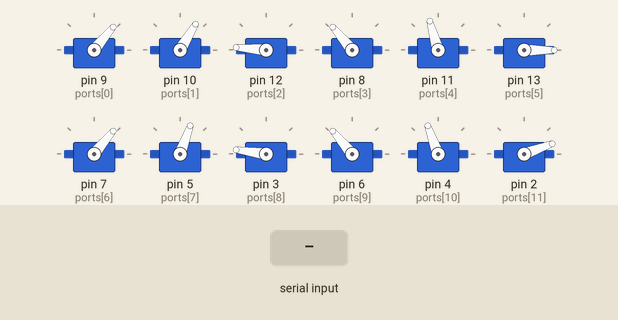
This sketch was run on a simulated Arduino Uno, built with avr-gcc and run on an emulated ATmega328P. On the bench: 12 × servo. The test bench sets the inputs (shaded band). What the sketch prints to the serial monitor is not drawn.

Above: at 1.7 s.
1.8 s: "go\n" received over Serial
At 3.7 s:
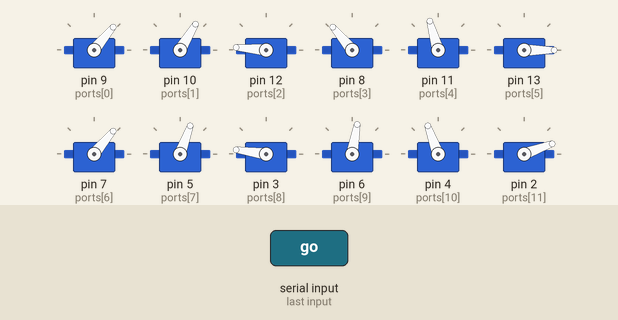
7.8 s: "sp\n" received over Serial
10.8 s: "su\n" received over Serial
At 11.4 s:
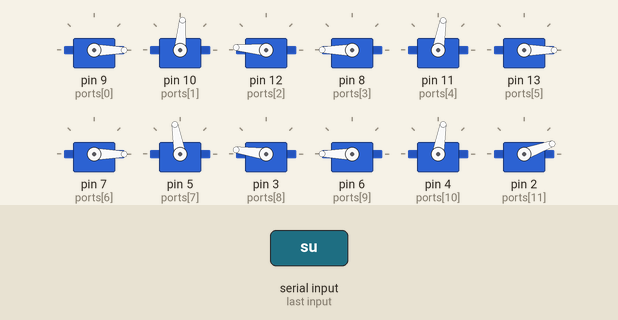
13.8 s: "ruka\n" received over Serial
At 16.1 s:
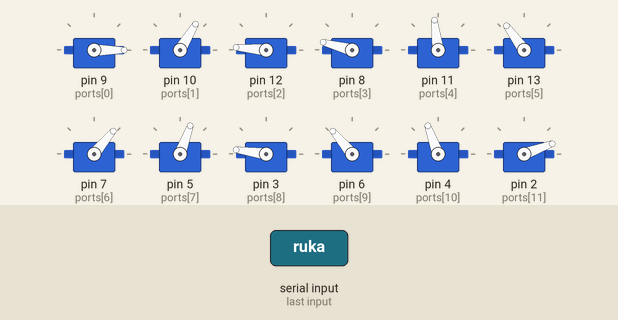
16.8 s: "su\n" received over Serial
At 17.2 s:
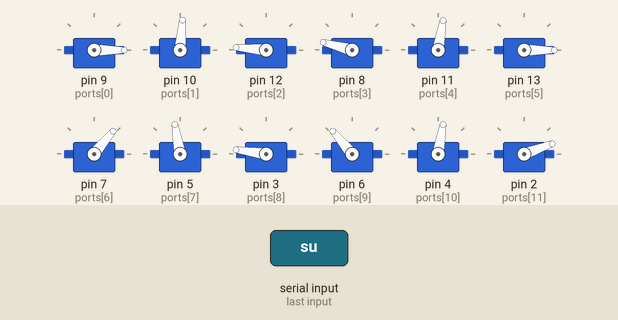
Timing chart, 0 to 20.8 s (numbered marks = the images above; inputs shaded):
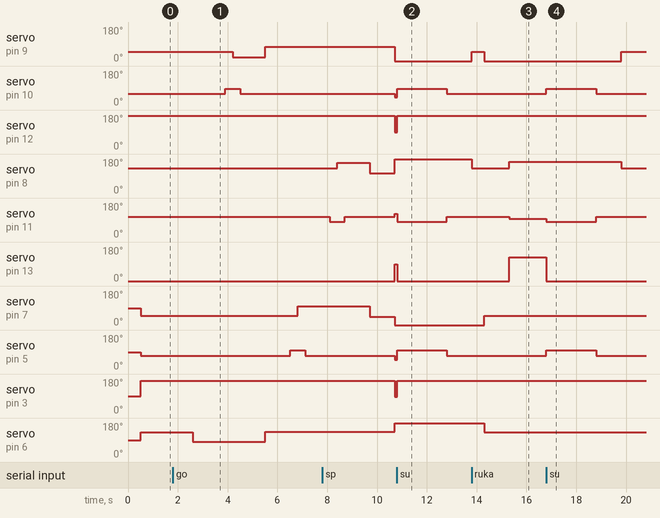

The sketch:

arkadiy_core.ino
```cpp
#include "servo_wrap.h"
#include "spider.h"

#define SERVO_COUNT 12

ServoWrap servos[SERVO_COUNT];
int ports[SERVO_COUNT] = { 9, 10, 12, 8, 11, 13, 7, 5, 3, 6, 4, 2 };
Spider spider;

String message;

void setup()
{
    Serial.begin(9600);
    servos[0].attach(ports[0], 0, 100);
    servos[1].attach(ports[1], 0, 85);
    servos[2].attach(ports[2], 175, 0);

    servos[3].attach(ports[3], 180, 80);
    servos[4].attach(ports[4], 165, 80);
    servos[5].attach(ports[5], 0, 180);

    servos[6].attach(ports[6], 0, 100);
    servos[7].attach(ports[7], 0, 100);
    servos[8].attach(ports[8], 172, 0);

    servos[9].attach(ports[9], 180, 80);
    servos[10].attach(ports[10], 180, 80);
    servos[11].attach(ports[11], 20, 180);

    spider.attachServos(servos);

    spider.defaultPosition();
}


void loop()
{
    while (Serial.available()) {
        char incomingChar = Serial.read();
        if (incomingChar == '\n') {
            if (message == "sp") {
                Serial.print("Start position");
                spider.startPosition();
            } else if (message == "su") {
                Serial.print("Stand up");
                spider.standUp();
            } else if (message == "ruka") {
                Serial.print("Hi bro :)");
                spider.upLeg();
            } else if (message == "go") {
                Serial.print("GO GO GO!!!");
                spider.defaultPosition();
                spider.safeTimeStepForward();
            } else if (message == "def") {
                Serial.print("Default position");
                spider.defaultPosition();
            }

            message = "";
        } else {
            message += incomingChar;
        }
    }
}
```

servo_wrap.cpp
```cpp
#include "servo_wrap.h"

void ServoWrap::attach(uint8_t pin)
{
    _servo.attach(pin);
}
void ServoWrap::attach(uint8_t pin, uint8_t min, uint8_t max)
{
    _servo.attach(pin);
    this->min = min;
    this->max = max;
}

uint8_t ServoWrap::getMin()
{
    return min;
}
uint8_t ServoWrap::getMax()
{
    return max;
}

void ServoWrap::setMin(uint8_t min)
{
    this->min = min;
}

void ServoWrap::setMax(uint8_t max)
{
    this->max = max;
}

uint8_t ServoWrap::read()
{
    return map(_servo.read(), min, max, 0, 100);
}

void ServoWrap::write(uint8_t percent)
{
    if (percent > 100 && percent < 0)
        return;
    _servo.write(map(percent, 0, 100, min, max));
}
```

servo_wrap.h
```cpp
#ifndef SERVO_WRAP_H
#define SERVO_WRAP_H
#include "Servo.h"
#include "stdint.h"
#include <Arduino.h>

class ServoWrap {
public:
    void attach(uint8_t pin);
    void attach(uint8_t pin, uint8_t min, uint8_t max);

    uint8_t getMin();
    uint8_t getMax();

    void setMin(uint8_t min);
    void setMax(uint8_t max);

    uint8_t read();

    void write(uint8_t percent);

private:
    Servo _servo;
    uint8_t min { 0 };
    uint8_t max { 180 };
};

#endif // SERVO_WRAP
```

spider.cpp
```cpp
#include "spider.h"
void Spider::attachServos(ServoWrap* servs) { this->servos = servs; }

void Spider::safeTimeStepForward()
{
    safeTimeWrite(10, 100, 300);
    safeTimeWrite(9, 100, 300);
    safeTimeWrite(10, 70);

    safeTimeWrite(1, 100, 300);
    safeTimeWrite(0, 20, 300);
    safeTimeWrite(1, 70);

    for (int iLoveThisFukenRobot = 0; iLoveThisFukenRobot < 60; iLoveThisFukenRobot += 5) {
        safeTimeWrite(0, 20 + iLoveThisFukenRobot, 0);
        safeTimeWrite(9, 100 - iLoveThisFukenRobot, 0);
    }

    spiderDelay(1000);

    safeTimeWrite(7, 100, 300);
    safeTimeWrite(6, 100, 300);
    safeTimeWrite(7, 70);

    safeTimeWrite(4, 100, 300);
    safeTimeWrite(3, 20, 300);
    safeTimeWrite(4, 70);

    for (int iLoveThisFukenRobot = 0; iLoveThisFukenRobot < 60; iLoveThisFukenRobot += 5) {
        safeTimeWrite(3, 20 + iLoveThisFukenRobot, 0);
        safeTimeWrite(6, 100 - iLoveThisFukenRobot, 0);
    }

    spiderDelay(1000);
}

void Spider::stepForward()
{
    servos[10].write(100);
    spiderDelay(2000);
    servos[9].write(100);
    spiderDelay(300);
    servos[10].write(70);

    spiderDelay(500);

    servos[1].write(100);
    spiderDelay(2000);
    servos[0].write(20);
    spiderDelay(300);
    servos[1].write(70);

    spiderDelay(2000);

    for (int i = 0; i < 50; i++) {
        servos[0].write(20 + i);
        servos[9].write(100 - i);
        spiderDelay(10);
    }

    spiderDelay(2000);

    servos[7].write(100);
    spiderDelay(2000);
    servos[6].write(100);
    spiderDelay(300);
    servos[7].write(70);

    spiderDelay(500);

    servos[4].write(100);
    spiderDelay(2000);
    servos[3].write(20);
    spiderDelay(300);
    servos[4].write(70);

    spiderDelay(2000);

    for (int i = 0; i < 50; i++) {
        servos[3].write(20 + i);
        servos[6].write(100 - i);
        spiderDelay(10);
    }

    spiderDelay(2000);
};

void Spider::safeTimeWrite(int servoId, int percent, int afterDelay = 1000)
{
    servos[servoId].write(percent);
    while (true) {
        if (abs(servos[servoId].read() - percent) <= 1) {
            break;
        }
    }

    spiderDelay(afterDelay);
};

void Spider::upLeg()
{
    servos[0].write(0);
    spiderDelay(1000);
    servos[3].write(15);
    servos[4].write(80);
    servos[5].write(70);
};

void Spider::spiderDelay(int timing)
{
    unsigned long start = millis();
    while (true) {
        if (millis() - start >= timing)
            return;
    }
};

void Spider::defaultPosition()
{
    for (int i = 0; i < 4; i += 3) {
        servos[i].write(50);
        servos[i + 1].write(70);
        servos[i + 2].write(0);
    }
    spiderDelay(500);
    for (int i = 6; i < 12; i += 3) {
        servos[i].write(50);
        servos[i + 1].write(70);
        servos[i + 2].write(0);
    }
};

void Spider::startPosition()
{
    for (int i = 0; i < 12; i += 3) {
        servos[i].write(0);
        servos[i + 1].write(50);
        servos[i + 2].write(50);
    }
};

void Spider::standUp()
{
    for (int i = 1; i < 5; i += 3) {
        servos[i + 6].write(100);
        servos[i + 1].write(0);
        servos[i].write(100);
        servos[i + 1 + 6].write(0);
    }
    spiderDelay(2000);

    for (int i = 1; i < 5; i += 3) {
        servos[i].write(70);
        servos[i + 6].write(70);
    }

    spiderDelay(1000);

    defaultPosition();
};
```

spider.h
```cpp
#ifndef SPIDER_H
#define SPIDER_H
#include "servo_wrap.h"
#include "stdint.h"
#include <Arduino.h>

class Spider {
public:
    void attachServos(ServoWrap* servs);

    void safeTimeStepForward();
    void stepForward();
    void safeTimeWrite(int servoId, int percent, int afterDelay = 1000);
    void upLeg();
    void spiderDelay(int timing);
    void defaultPosition();
    void startPosition();
    void standUp();

    ServoWrap* servos;
};

#endif // SPIDER
```

Measured:
- after the input at 1.8 s, servo on pin 9 (ports[0]): 50° → 20° after 2.4 s, → 75° 1.3 s later; servo on pin 10 (ports[1]): 59° → 85° after 2.1 s, → 59° 0.60 s later
- after the input at 7.8 s, servo on pin 9 (ports[0]): 75° → 0° after 2.9 s; servo on pin 10 (ports[1]): 59° → 42° after 2.9 s; servo on pin 12 (ports[2]): 175° → 88° after 2.9 s; servo on pin 13 (ports[5]): 0° → 90° after 2.9 s; servo on pin 5 (ports[7]): 70° → 50° after 2.9 s
- after the input at 10.8 s, servo on pin 10 (ports[1]): 42° → 85° at once, → 59° 2.0 s later; servo on pin 12 (ports[2]): 88° → 175° at once; servo on pin 11 (ports[4]): 123° → 80° at once, → 106° 2.0 s later; servo on pin 13 (ports[5]): 90° → 0° at once; servo on pin 5 (ports[7]): 50° → 100° at once, → 70° 2.0 s later
- after the input at 13.8 s, servo on pin 11 (ports[4]): 106° → 97° after 1.5 s; servo on pin 13 (ports[5]): 0° → 126° after 1.5 s
- after the input at 16.8 s, servo on pin 9 (ports[0]): 0° → 50° after 3.0 s; servo on pin 10 (ports[1]): 59° → 85° at once, → 59° 2.0 s later; servo on pin 8 (ports[3]): 165° → 130° after 3.0 s; servo on pin 11 (ports[4]): 97° → 80° at once, → 106° 2.0 s later; servo on pin 13 (ports[5]): 126° → 0° at once
